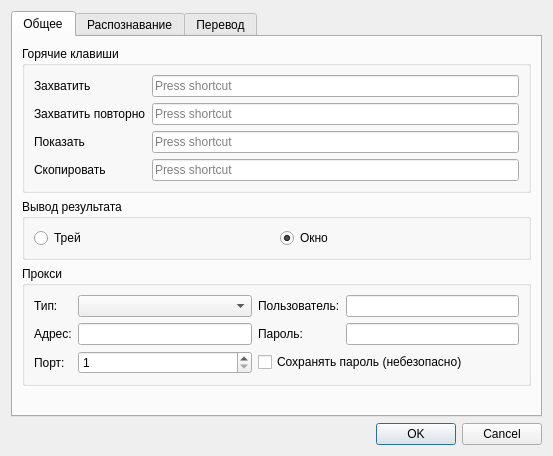
<?xml version="1.0" encoding="UTF-8"?>
<ui version="4.0">
 <class>SettingsEditor</class>
 <widget class="QDialog" name="SettingsEditor">
  <property name="geometry">
   <rect>
    <x>0</x>
    <y>0</y>
    <width>553</width>
    <height>456</height>
   </rect>
  </property>
  <property name="windowTitle">
   <string>Настройки</string>
  </property>
  <layout class="QGridLayout" name="gridLayout_6">
   <item row="1" column="0" colspan="2">
    <widget class="QDialogButtonBox" name="buttonBox">
     <property name="orientation">
      <enum>Qt::Horizontal</enum>
     </property>
     <property name="standardButtons">
      <set>QDialogButtonBox::Cancel|QDialogButtonBox::Ok</set>
     </property>
    </widget>
   </item>
   <item row="0" column="0" colspan="2">
    <widget class="QTabWidget" name="tabWidget">
     <property name="currentIndex">
      <number>0</number>
     </property>
     <widget class="QWidget" name="commonTab">
      <attribute name="title">
       <string>Общее</string>
      </attribute>
      <layout class="QGridLayout" name="gridLayout_5">
       <item row="0" column="0">
        <widget class="QGroupBox" name="groupBox">
         <property name="title">
          <string>Горячие клавиши</string>
         </property>
         <layout class="QGridLayout" name="gridLayout">
          <item row="0" column="0">
           <widget class="QLabel" name="label">
            <property name="toolTip">
             <string>&lt;html&gt;&lt;head/&gt;&lt;body&gt;&lt;p&gt;Сочетание клавиш для перехода в режим захвата.&lt;/p&gt;&lt;/body&gt;&lt;/html&gt;</string>
            </property>
            <property name="text">
             <string>Захватить</string>
            </property>
           </widget>
          </item>
          <item row="0" column="1">
           <widget class="QKeySequenceEdit" name="captureEdit"/>
          </item>
          <item row="1" column="0">
           <widget class="QLabel" name="label_8">
            <property name="toolTip">
             <string>&lt;html&gt;&lt;head/&gt;&lt;body&gt;&lt;p&gt;Сочетание клавиш для перехода в режим захвата, но с использованием последнего использованного, а не текущего, изображения.&lt;/p&gt;&lt;/body&gt;&lt;/html&gt;</string>
            </property>
            <property name="text">
             <string>Захватить повторно</string>
            </property>
           </widget>
          </item>
          <item row="1" column="1">
           <widget class="QKeySequenceEdit" name="repeatCaptureEdit"/>
          </item>
          <item row="2" column="0">
           <widget class="QLabel" name="label_3">
            <property name="toolTip">
             <string>&lt;html&gt;&lt;head/&gt;&lt;body&gt;&lt;p&gt;Сочетание клавиш для повторного отображения последнего результата.&lt;/p&gt;&lt;/body&gt;&lt;/html&gt;</string>
            </property>
            <property name="text">
             <string>Показать</string>
            </property>
           </widget>
          </item>
          <item row="2" column="1">
           <widget class="QKeySequenceEdit" name="repeatEdit"/>
          </item>
          <item row="3" column="0">
           <widget class="QLabel" name="label_7">
            <property name="toolTip">
             <string>&lt;html&gt;&lt;head/&gt;&lt;body&gt;&lt;p&gt;Сочетание клавиш для копирования последнего результата в буфер обмена.&lt;/p&gt;&lt;/body&gt;&lt;/html&gt;</string>
            </property>
            <property name="text">
             <string>Скопировать</string>
            </property>
           </widget>
          </item>
          <item row="3" column="1">
           <widget class="QKeySequenceEdit" name="clipboardEdit"/>
          </item>
         </layout>
        </widget>
       </item>
       <item row="1" column="0">
        <widget class="QGroupBox" name="resultGroup">
         <property name="title">
          <string>Вывод результата</string>
         </property>
         <layout class="QGridLayout" name="gridLayout_4">
          <item row="0" column="0">
           <widget class="QRadioButton" name="trayRadio">
            <property name="text">
             <string>Трей</string>
            </property>
           </widget>
          </item>
          <item row="0" column="1">
           <widget class="QRadioButton" name="dialogRadio">
            <property name="text">
             <string>Окно</string>
            </property>
            <property name="checked">
             <bool>true</bool>
            </property>
           </widget>
          </item>
         </layout>
        </widget>
       </item>
       <item row="2" column="0">
        <widget class="QGroupBox" name="groupBox_2">
         <property name="title">
          <string>Прокси</string>
         </property>
         <layout class="QGridLayout" name="gridLayout_3">
          <item row="0" column="0">
           <widget class="QLabel" name="label_12">
            <property name="text">
             <string>Тип:</string>
            </property>
           </widget>
          </item>
          <item row="0" column="1">
           <widget class="QComboBox" name="proxyTypeCombo"/>
          </item>
          <item row="0" column="2">
           <widget class="QLabel" name="label_15">
            <property name="text">
             <string>Пользователь:</string>
            </property>
           </widget>
          </item>
          <item row="0" column="3">
           <widget class="QLineEdit" name="proxyUserEdit"/>
          </item>
          <item row="1" column="0">
           <widget class="QLabel" name="label_13">
            <property name="text">
             <string>Адрес:</string>
            </property>
           </widget>
          </item>
          <item row="1" column="1">
           <widget class="QLineEdit" name="proxyHostEdit"/>
          </item>
          <item row="1" column="2">
           <widget class="QLabel" name="label_16">
            <property name="text">
             <string>Пароль:</string>
            </property>
           </widget>
          </item>
          <item row="1" column="3">
           <widget class="QLineEdit" name="proxyPassEdit"/>
          </item>
          <item row="2" column="0">
           <widget class="QLabel" name="label_14">
            <property name="text">
             <string>Порт:</string>
            </property>
           </widget>
          </item>
          <item row="2" column="1">
           <widget class="QSpinBox" name="proxyPortSpin">
            <property name="minimum">
             <number>1</number>
            </property>
            <property name="maximum">
             <number>65535</number>
            </property>
           </widget>
          </item>
          <item row="2" column="2" colspan="2">
           <widget class="QCheckBox" name="proxySaveCheck">
            <property name="text">
             <string>Сохранять пароль (небезопасно)</string>
            </property>
           </widget>
          </item>
         </layout>
        </widget>
       </item>
       <item row="3" column="0">
        <spacer name="verticalSpacer">
         <property name="orientation">
          <enum>Qt::Vertical</enum>
         </property>
         <property name="sizeHint" stdset="0">
          <size>
           <width>20</width>
           <height>270</height>
          </size>
         </property>
        </spacer>
       </item>
      </layout>
     </widget>
     <widget class="QWidget" name="recognizeTab">
      <attribute name="title">
       <string>Распознавание</string>
      </attribute>
      <layout class="QGridLayout" name="gridLayout_2">
       <item row="0" column="0">
        <widget class="QLabel" name="label_2">
         <property name="toolTip">
          <string>&lt;html&gt;&lt;head/&gt;&lt;body&gt;&lt;p&gt;Необходимо для распознавания.&lt;/p&gt;&lt;p&gt;Скачивается отсюда: &lt;a href=&quot;https://github.com/tesseract-ocr/tessdata&quot;&gt;&lt;span style=&quot; text-decoration: underline; color:#7593bc;&quot;&gt;https://github.com/tesseract-ocr/tessdata&lt;/span&gt;&lt;/a&gt;&lt;/p&gt;&lt;p&gt;&amp;quot;./&amp;quot; означает, что папка &amp;quot;tessdata&amp;quot; находится в одной директории с исполняемым файлом программы.&lt;/p&gt;&lt;/body&gt;&lt;/html&gt;</string>
         </property>
         <property name="text">
          <string>Путь к tessdata</string>
         </property>
         <property name="buddy">
          <cstring>tessdataEdit</cstring>
         </property>
        </widget>
       </item>
       <item row="0" column="1">
        <widget class="QLineEdit" name="tessdataEdit"/>
       </item>
       <item row="0" column="2">
        <widget class="QToolButton" name="tessdataButton">
         <property name="text">
          <string>...</string>
         </property>
        </widget>
       </item>
       <item row="1" column="0">
        <widget class="QLabel" name="label_4">
         <property name="toolTip">
          <string>&lt;html&gt;&lt;head/&gt;&lt;body&gt;&lt;p&gt;Заполняется на основании содержания tessdata&lt;/p&gt;&lt;/body&gt;&lt;/html&gt;</string>
         </property>
         <property name="text">
          <string>Язык распознавания</string>
         </property>
         <property name="buddy">
          <cstring>ocrLangCombo</cstring>
         </property>
        </widget>
       </item>
       <item row="1" column="1" colspan="2">
        <widget class="QComboBox" name="ocrLangCombo"/>
       </item>
       <item row="2" column="0">
        <widget class="QLabel" name="label_5">
         <property name="toolTip">
          <string>&lt;html&gt;&lt;head/&gt;&lt;body&gt;&lt;p&gt;Масштабирование изображения для улучшения распознания. Больше - лучше (до определенных пределов), но медленнее и потребляет больше памяти.&lt;/p&gt;&lt;p&gt;Рекомендуемые значения от 5 до 10.&lt;/p&gt;&lt;/body&gt;&lt;/html&gt;</string>
         </property>
         <property name="text">
          <string>Увеличение масштаба</string>
         </property>
         <property name="buddy">
          <cstring>imageScaleSpin</cstring>
         </property>
        </widget>
       </item>
       <item row="2" column="1" colspan="2">
        <widget class="QSpinBox" name="imageScaleSpin"/>
       </item>
       <item row="3" column="0" colspan="3">
        <widget class="QLabel" name="label_11">
         <property name="toolTip">
          <string>&lt;html&gt;&lt;head/&gt;&lt;body&gt;&lt;p&gt;Символы, регулярно распознаваемые с ошибками. При обнаружении будут заменены на указанные.&lt;/p&gt;&lt;/body&gt;&lt;/html&gt;</string>
         </property>
         <property name="text">
          <string>Исправления:</string>
         </property>
         <property name="alignment">
          <set>Qt::AlignCenter</set>
         </property>
        </widget>
       </item>
       <item row="4" column="0" colspan="3">
        <widget class="QTableWidget" name="recognizerFixTable">
         <property name="selectionBehavior">
          <enum>QAbstractItemView::SelectRows</enum>
         </property>
         <property name="sortingEnabled">
          <bool>true</bool>
         </property>
         <column>
          <property name="text">
           <string>Язык</string>
          </property>
         </column>
         <column>
          <property name="text">
           <string>Исходный текст</string>
          </property>
         </column>
         <column>
          <property name="text">
           <string>Исправление</string>
          </property>
         </column>
        </widget>
       </item>
      </layout>
     </widget>
     <widget class="QWidget" name="translateTab">
      <attribute name="title">
       <string>Перевод</string>
      </attribute>
      <layout class="QGridLayout" name="gridLayout_7">
       <item row="0" column="0">
        <widget class="QCheckBox" name="doTranslationCheck">
         <property name="toolTip">
          <string>&lt;html&gt;&lt;head/&gt;&lt;body&gt;&lt;p&gt;Необходимо ли переводить (вкл) распознанный текст.&lt;/p&gt;&lt;/body&gt;&lt;/html&gt;</string>
         </property>
         <property name="text">
          <string>Переводить текст</string>
         </property>
        </widget>
       </item>
       <item row="0" column="1" colspan="2">
        <widget class="QCheckBox" name="translatorDebugCheck">
         <property name="toolTip">
          <string>&lt;html&gt;&lt;head/&gt;&lt;body&gt;&lt;p&gt;Отображает окно переводчика. Следует использовать только для разработки переводчиков.&lt;/p&gt;&lt;/body&gt;&lt;/html&gt;</string>
         </property>
         <property name="text">
          <string>Режим отладки</string>
         </property>
        </widget>
       </item>
       <item row="1" column="0">
        <widget class="QLabel" name="label_9">
         <property name="toolTip">
          <string>&lt;html&gt;&lt;head/&gt;&lt;body&gt;&lt;p&gt;Максимальное время, которое может быть затрачено на перевод, чтобы он не считался &amp;quot;зависшим&amp;quot;.&lt;/p&gt;&lt;/body&gt;&lt;/html&gt;</string>
         </property>
         <property name="text">
          <string>Максимальное время перевода:</string>
         </property>
        </widget>
       </item>
       <item row="2" column="0">
        <widget class="QLabel" name="label_6">
         <property name="toolTip">
          <string>&lt;html&gt;&lt;head/&gt;&lt;body&gt;&lt;p&gt;Язык, на который осуществляется перевод.&lt;/p&gt;&lt;/body&gt;&lt;/html&gt;</string>
         </property>
         <property name="text">
          <string>Язык результата:</string>
         </property>
         <property name="buddy">
          <cstring>translateLangCombo</cstring>
         </property>
        </widget>
       </item>
       <item row="3" column="0" colspan="3">
        <widget class="QLabel" name="label_10">
         <property name="text">
          <string>Переводчики:</string>
         </property>
         <property name="alignment">
          <set>Qt::AlignCenter</set>
         </property>
        </widget>
       </item>
       <item row="2" column="1" colspan="2">
        <widget class="QComboBox" name="translateLangCombo"/>
       </item>
       <item row="1" column="1" colspan="2">
        <widget class="QSpinBox" name="translateTimeoutSpin">
         <property name="suffix">
          <string> сек.</string>
         </property>
        </widget>
       </item>
       <item row="4" column="0" colspan="3">
        <widget class="QListWidget" name="translatorList">
         <property name="toolTip">
          <string>&lt;html&gt;&lt;head/&gt;&lt;body&gt;&lt;p&gt;Отображены в порядке убывания приоритета.&lt;/p&gt;&lt;/body&gt;&lt;/html&gt;</string>
         </property>
         <property name="editTriggers">
          <set>QAbstractItemView::NoEditTriggers</set>
         </property>
         <property name="dragDropMode">
          <enum>QAbstractItemView::InternalMove</enum>
         </property>
         <property name="defaultDropAction">
          <enum>Qt::MoveAction</enum>
         </property>
        </widget>
       </item>
      </layout>
     </widget>
    </widget>
   </item>
  </layout>
 </widget>
 <tabstops>
  <tabstop>tabWidget</tabstop>
  <tabstop>captureEdit</tabstop>
  <tabstop>repeatCaptureEdit</tabstop>
  <tabstop>repeatEdit</tabstop>
  <tabstop>clipboardEdit</tabstop>
  <tabstop>trayRadio</tabstop>
  <tabstop>dialogRadio</tabstop>
  <tabstop>tessdataEdit</tabstop>
  <tabstop>tessdataButton</tabstop>
  <tabstop>ocrLangCombo</tabstop>
  <tabstop>imageScaleSpin</tabstop>
  <tabstop>doTranslationCheck</tabstop>
  <tabstop>translatorDebugCheck</tabstop>
  <tabstop>translateTimeoutSpin</tabstop>
  <tabstop>translateLangCombo</tabstop>
  <tabstop>translatorList</tabstop>
 </tabstops>
 <resources/>
 <connections>
  <connection>
   <sender>buttonBox</sender>
   <signal>accepted()</signal>
   <receiver>SettingsEditor</receiver>
   <slot>accept()</slot>
   <hints>
    <hint type="sourcelabel">
     <x>248</x>
     <y>254</y>
    </hint>
    <hint type="destinationlabel">
     <x>157</x>
     <y>274</y>
    </hint>
   </hints>
  </connection>
  <connection>
   <sender>buttonBox</sender>
   <signal>rejected()</signal>
   <receiver>SettingsEditor</receiver>
   <slot>reject()</slot>
   <hints>
    <hint type="sourcelabel">
     <x>316</x>
     <y>260</y>
    </hint>
    <hint type="destinationlabel">
     <x>286</x>
     <y>274</y>
    </hint>
   </hints>
  </connection>
 </connections>
</ui>
